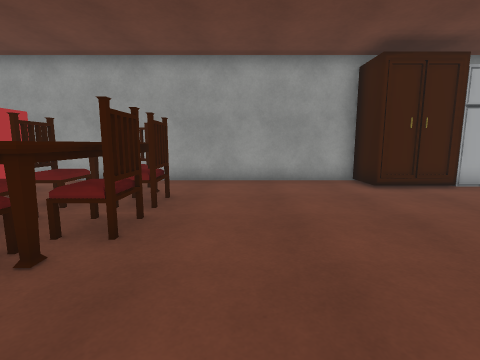
view 1 (above)

22 first-person views from a walk through a 3-D level made in the Unity game engine. The camera is 1.3 m above the floor, tilts 8° down and sees 85° across. The floor is counted in squares, 1 m on a side. Each view is taken from the middle of a square. On the plan, view 1 faces up. The plan holds only what a view shows up to about 13 squares ahead; the rest is blank. The player is left out. Some surface patterns are stand-ins.

view 2
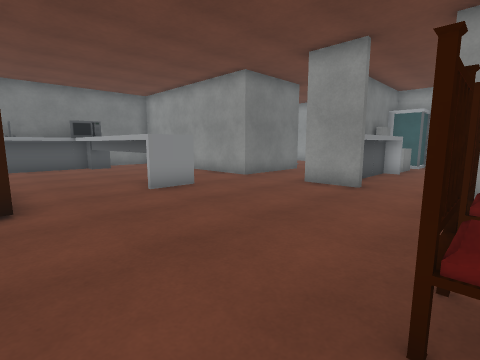

view 3
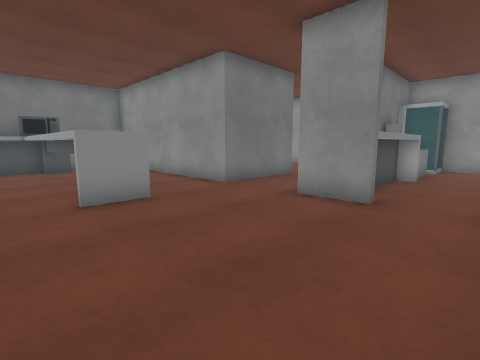

view 4
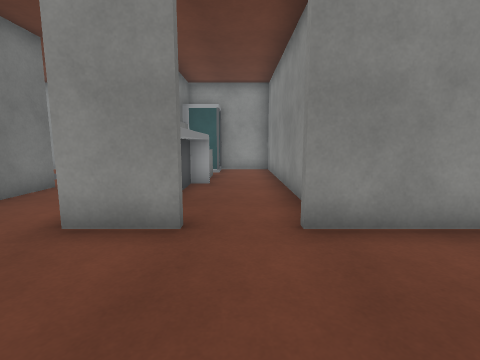

view 5
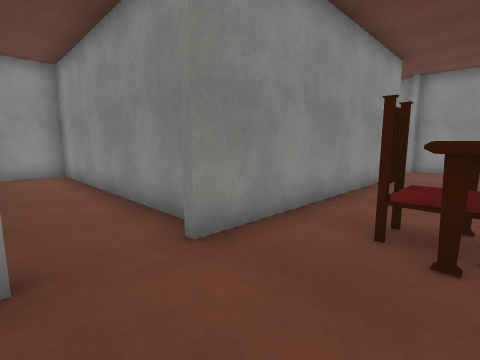

view 6
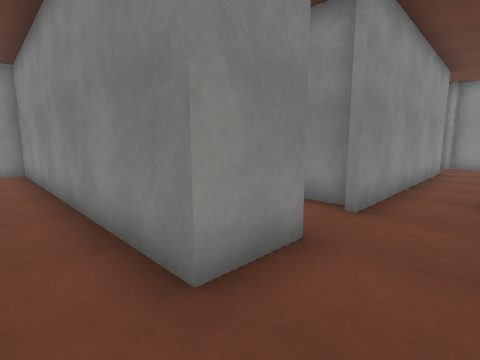

view 7
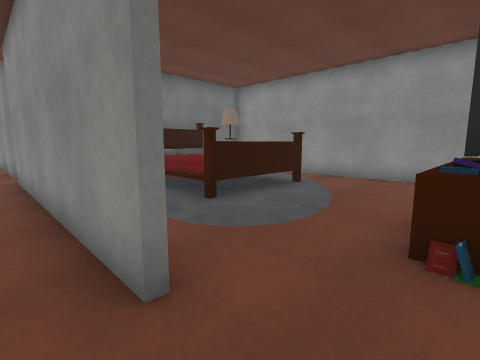

view 8
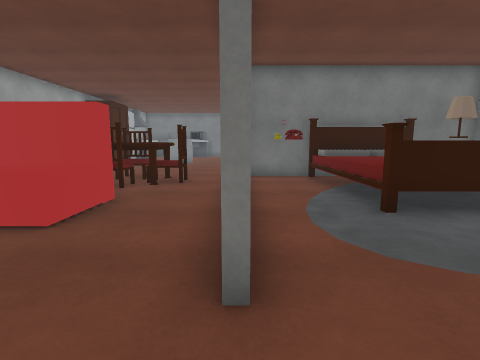

view 9
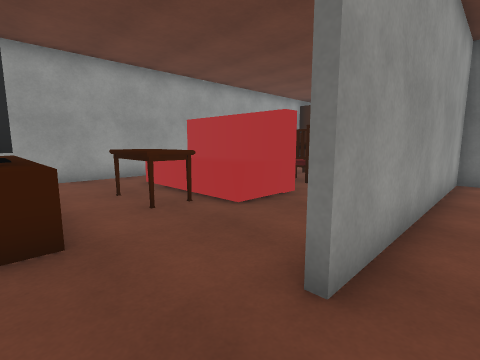

view 10
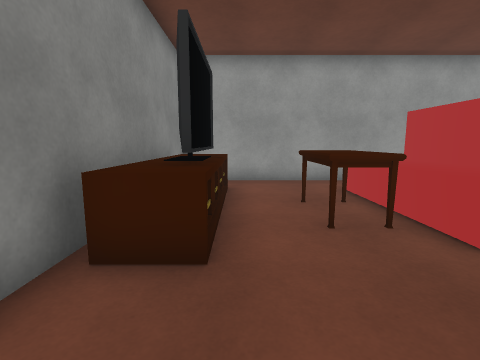

view 11
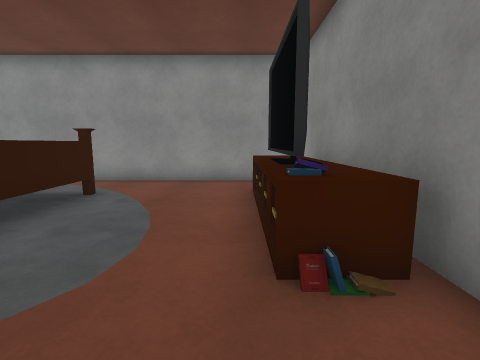

view 12
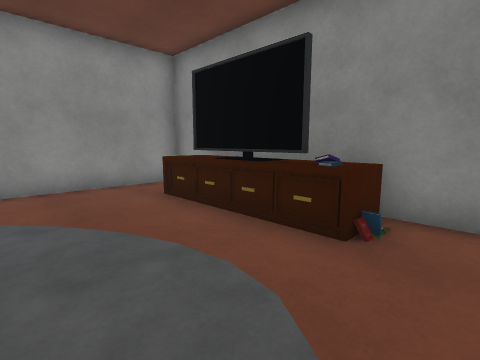

view 13
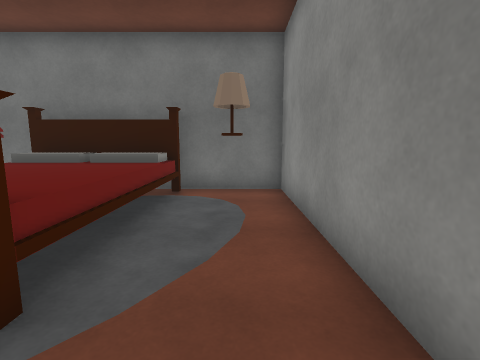

view 14
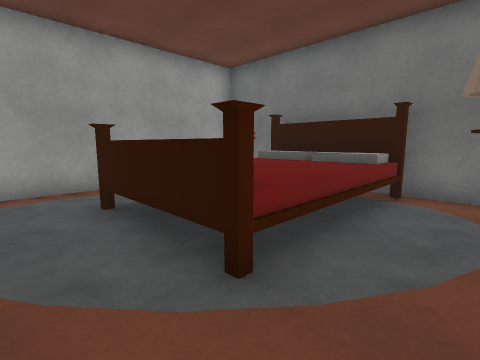

view 15
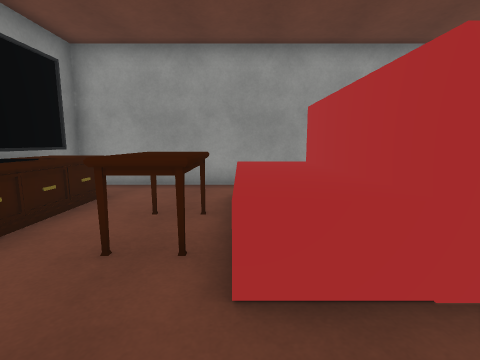

view 16
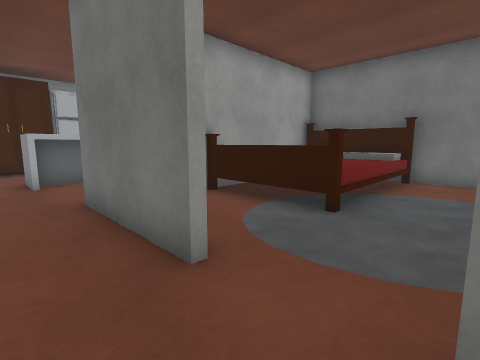

view 17
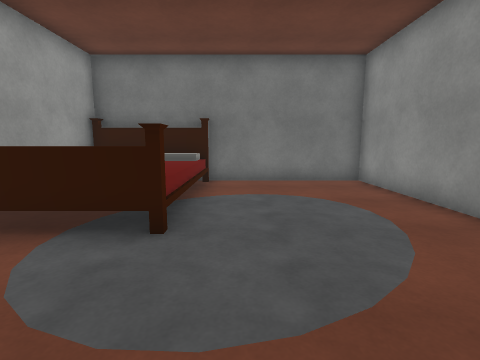

view 18
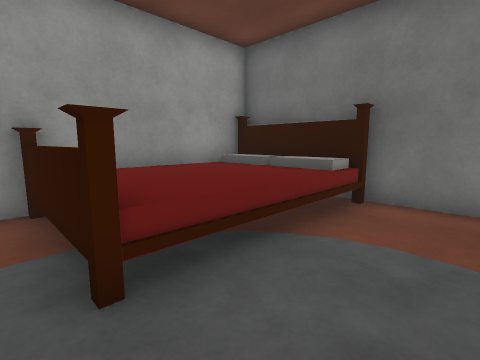

view 19
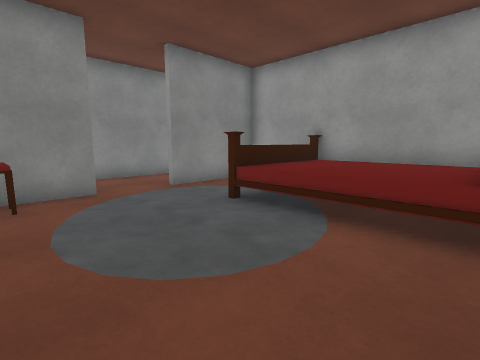

view 20
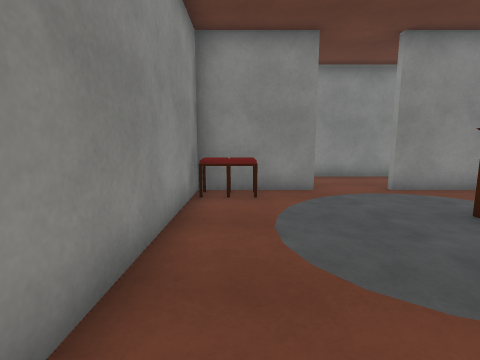

view 21
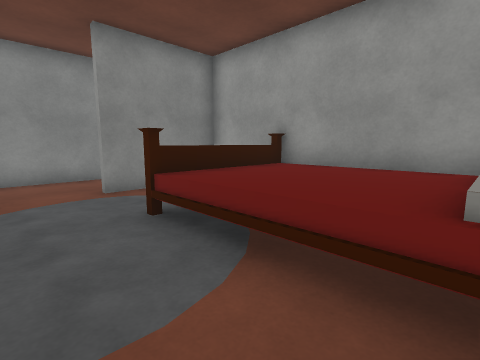

view 22
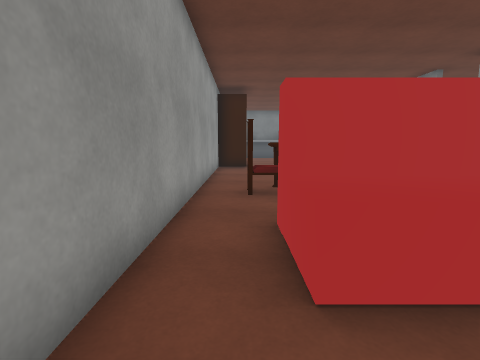

### Floor plan
Points are (right, up) in squares from view 1. A wall is a line through its corners. A room is listed if a view was taken in it or the views show most of it. See-through windows are left out.
Room 1 (view 1)
walls: (-1.4, -6.4) (-1.4, -9.2) (1, -9.2); (-1.4, -0.3) (-1.4, -2.5); (-2.6, -9.2) (-1.6, -9.2) (-1.6, -7.5)
ways out: opening at (0, 0) to room 2
objects: other object (-3, -8) to (-2, -8); shower (1, -9) to (2, -8); other object (1, -7) to (2, -6); other object (1, -4) to (2, -3); sink (1, -2) to (2, -2); other object (1, -1) to (2, -1)
Room 2 (views 2, 3, 4, 5, 6, 16, 17)
walls: (5.5, -3.8) (5.5, 0.1) (11.1, 0.1); (0.9, 0.1) (2.7, 0.1) (2.7, -11.3); (-5.4, 0.1) (-0.9, 0.1); (4, 9.2) (-5.5, 9.2); (14.1, 4.5) (14.1, 6.5)
ways out: opening at (0, 0) to room 1; opening at (-6, 1.5) to room 3; opening at (-6, 8) to room 3; opening at (6, -4.5) to room 5
objects: chair (-4, 3) to (-4, 4); chair (-4, 5) to (-4, 6); table (-4, 7); chair (-3, 2); table (-3, 3); chair (-3, 7) to (-3, 8); chair (-2, 3) to (-2, 4); chair (-2, 5) to (-2, 6); table (-2, 7); other object (5, 3) to (6, 4); stool (6, -9); other object (6, 8); other object (7, 3) to (7, 4); fridge (7, 8); other object (8, 3) to (9, 4); other object (10, 3) to (10, 4); other object (11, 3) to (12, 4); microwave (13, 3) to (13, 4); other object (13, 5) to (13, 6); sink (13, 7) to (14, 7)
Room 3 (views 7, 8, 10, 11, 15, 22)
walls: (-10.1, 0.1) (-5.4, 0.1); (-5.5, 9.2) (-13, 9.2) (-13, 0.1)
ways out: opening at (-6, 1.5) to room 2; opening at (-6, 8) to room 2; opening at (-11.5, 0) to room 4
objects: other object (-12, 3) to (-11, 7); TV (-12, 4) to (-12, 6); table (-10, 4) to (-9, 6); other object (-8, 3) to (-6, 7)
Room 4 (views 9, 12, 13, 14)
walls: (-13, -1.1) (-13, -9.2) (-2.6, -9.2); (-1.6, -2.5) (-1.6, -0.1) (-10.1, -0.1); (-1.6, -7.5) (-1.6, -6.5)
ways out: opening at (-11.5, 0) to room 3
objects: other object (-12, -7) to (-11, -2); TV (-12, -6) to (-12, -4); other object (-12, -3); bed (-7, -6) to (-2, -3); other object (-3, -2)
Room 5 (views 18, 19, 20, 21)
walls: (5.8, -5.9) (5.8, -7.6); (6.5, -9.2) (14.1, -9.2) (14.1, -3.5); (14, -0.1) (5.8, -0.1) (5.8, -3.8)
ways out: opening at (6, -4.5) to room 2
objects: stool (6, -8) to (7, -8); bed (9, -4) to (13, -1)

Where each view was taken, in squares from view 1:
view 1: 0 up, 0 right, facing up
view 2: 8 up, 2 left, facing down-right
view 3: 6 up, 1 left, facing down-right
view 4: 4 up, 0 right, facing down
view 5: 3 up, 1 right, facing down-left
view 6: 2 up, 4 right, facing down-left
view 7: 1 up, 12 left, facing down-right
view 8: 0 up, 12 left, facing right
view 9: 1 down, 12 left, facing up-right
view 10: 0 up, 11 left, facing up
view 11: 0 up, 11 left, facing down
view 12: 1 down, 8 left, facing down-left
view 13: 8 down, 9 left, facing right
view 14: 8 down, 9 left, facing up-right
view 15: 1 up, 8 left, facing up
view 16: 6 down, 4 right, facing up-right
view 17: 5 down, 5 right, facing right
view 18: 6 down, 8 right, facing up-right
view 19: 8 down, 13 right, facing up-left
view 20: 8 down, 13 right, facing left
view 21: 6 down, 13 right, facing up-left
view 22: 8 up, 10 left, facing right
